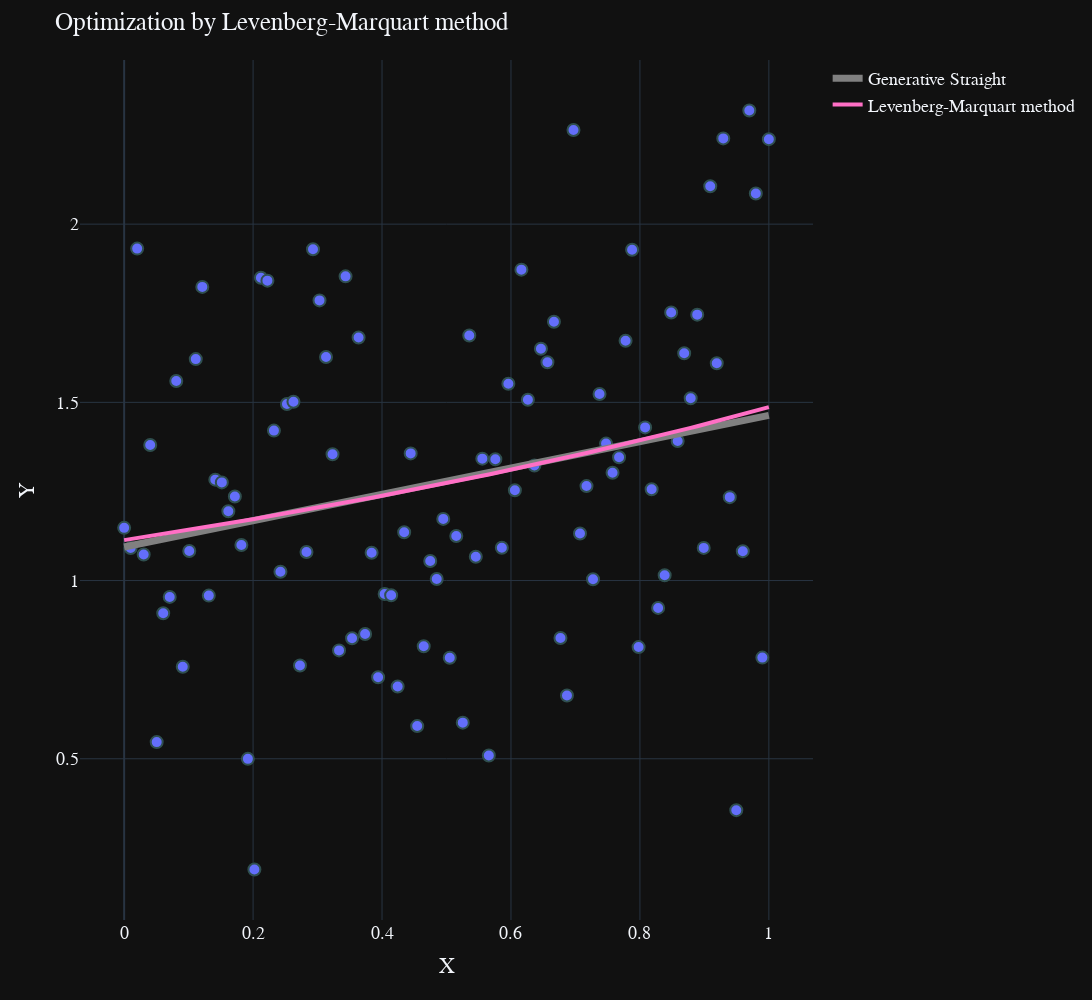

Source (notebook cell):
### Markdown cell above
# _Optimization by Levenberg-Marquart method_
## $F(x, a, b) = $ $\frac{a}{1 + bx}$

### Code cell
def rational_optimize_function(z, support_x):
    a_, b_ = z
    return a_ / (1 + support_x * b_)


def function_being_optimized_lmm_rational(z, support_x, support_y):
    return (rational_optimize_function(z, support_x) - support_y) ** 2

zero_condition = 1, 0
res_lm = optimize.least_squares(function_being_optimized_lmm_rational, zero_condition, method='lm', xtol=10 ** -3, args=(x, y))
a_lmr, b_lmr = res_lm.x

additional_line =  AdditionalLine(x=x, a=a_lmr, b=b_lmr, name_method="Levenberg-Marquart method", width=4, color='#FF6FC5', type_='rational')

visualize(x=x, y=y, title="Optimization by Levenberg-Marquart method", additional_line=additional_line).show()
